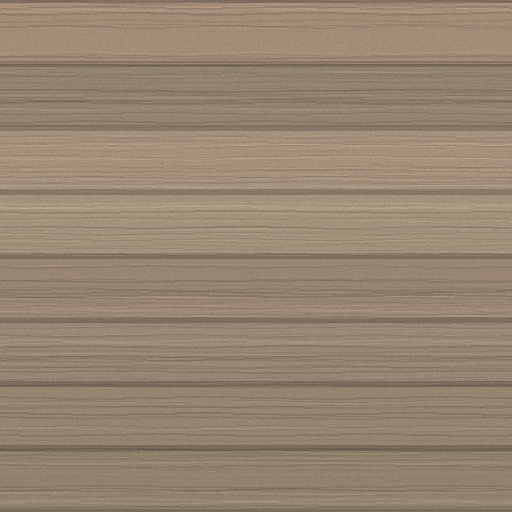
#> input picture Assets/TerrainAssets/T_DockWood.png, 512 x 512 px, found by its file name
$ python mk_dock_tone.py
#> lines starting #> are read from the running program, lines starting #| are printed output that depends on the picture
# 부두 판자 톤 변화 — T_DockWood.png → T_DockWood_V.png
#  판자 한 장 = 텍스처 띠 1개(8개). 띠마다 밝기·채도·색 온도를 다르게(바랜 회색 / 짙은 갈색 / 보통),
#  길이(u) 방향으로 저주파 얼룩 ±8%, 판자 끝(u 0 · 0.835 부근 10 cm)은 물 먹은 끝처럼 어둡게.
import numpy as np
from PIL import Image
from scipy.ndimage import gaussian_filter
src = Image.open('Assets/TerrainAssets/T_DockWood.png').convert('RGB')
#> src is the input picture: PIL image 512x512 RGB; mean R, G, B 150.4, 132.8, 113
S = src.size[0]
#> S = 512
a = np.asarray(src).astype(np.float64)[::-1] / 255.0      # 행 0 = v 0
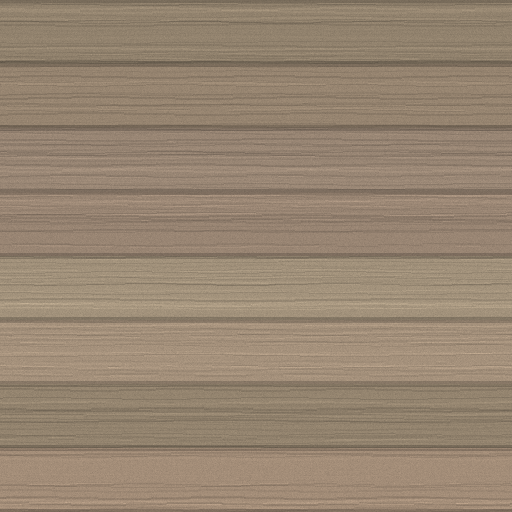
#> a: shape (512, 512, 3) float64; mean R, G, B 0.59, 0.521, 0.443
lin = a ** 2.2
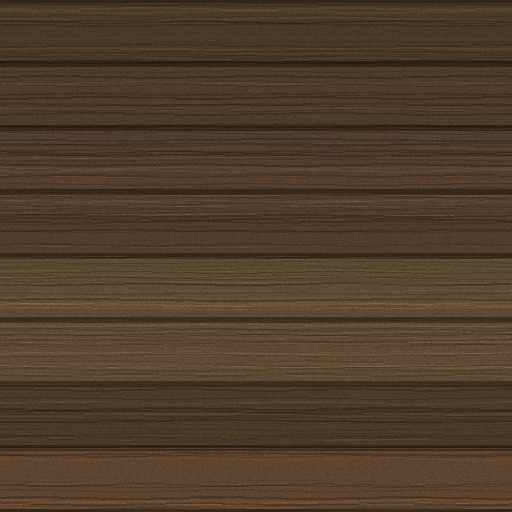
#> lin: shape (512, 512, 3) float64; mean R, G, B 0.316, 0.24, 0.169
v = (np.arange(S) + 0.5) / S
#> v = 512 values from 0.000977 to 0.999
u = (np.arange(S) + 0.5) / S
#> u = 512 values from 0.000977 to 0.999
band = np.floor(v * 8).astype(int)
#> band = 512 values from 0 to 7
#            밝기   채도   따뜻함(+R -B)
P = np.array([[1.00, 1.00, 0.00],
              [0.62, 1.15, 0.06],    # 짙은 갈색
              [1.18, 0.55, -0.03],   # 바랜 회색
              [0.85, 1.05, 0.03],
              [0.70, 0.90, 0.02],
              [1.10, 0.70, -0.02],
              [0.92, 1.10, 0.05],
              [0.78, 0.80, 0.00]])
b = P[band]
lum = lin.mean(-1, keepdims=True)
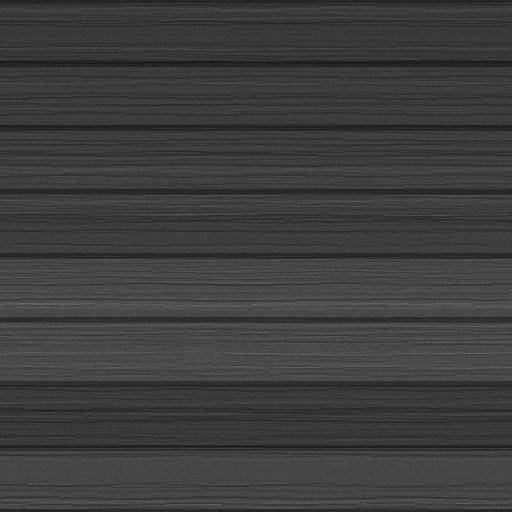
#> lum: shape (512, 512, 1) float64; min 0.0877, max 0.457, mean 0.242
out = lum + (lin - lum) * b[:, None, 1:2]                  # 채도
out *= b[:, None, 0:1]                                      # 밝기
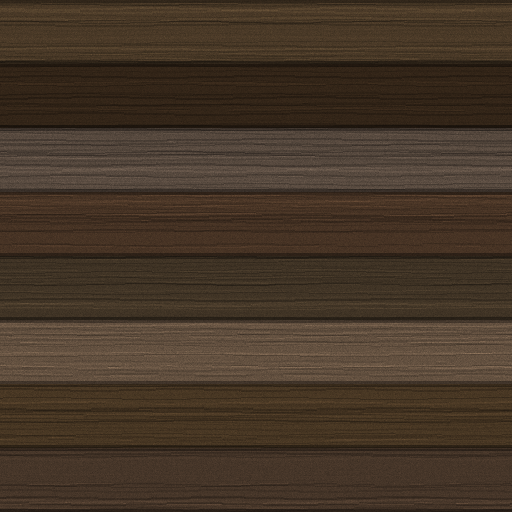
#> out: shape (512, 512, 3) float64; mean R, G, B 0.274, 0.215, 0.159
out[..., 0] *= 1 + b[:, None, 2]; out[..., 2] *= 1 - b[:, None, 2]
# 길이 방향 얼룩 — 띠마다 다른 난수, u 로 주기(타일링 되게 1 의 배수 주파수)
rng = np.random.default_rng(11)
st = np.zeros((S, S))
for k in range(8):
    ph = rng.uniform(0, 2 * np.pi, 3)
    row = (0.05 * np.sin(2 * np.pi * 2 * u + ph[0]) + 0.03 * np.sin(2 * np.pi * 5 * u + ph[1])
           + 0.02 * np.sin(2 * np.pi * 11 * u + ph[2]))
    st[band == k] = row
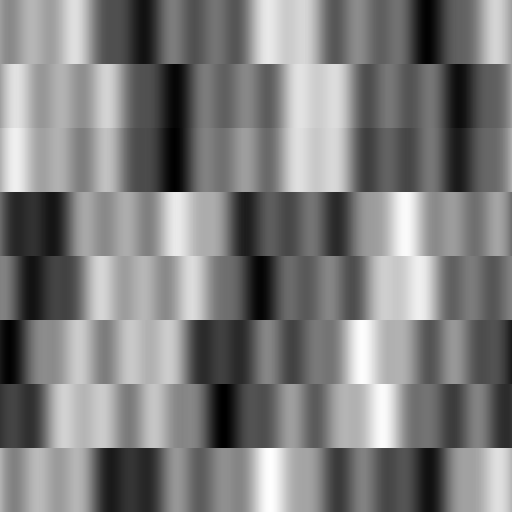
#> st: shape (512, 512) float64; min -0.0958, max 0.0973, mean 1.95e-18; drawn with min black and max white
out *= (1 + st)[..., None]
# 판자 끝(윗면 u 0 · 0.835) 10 cm = u 0.042 안쪽 물 먹은 끝
du = np.minimum(np.abs(u - 0.0), np.abs(u - 0.835)); du = np.minimum(du, np.abs(u - 1.0))
end = 1 - 0.28 * np.clip(1 - du / 0.042, 0, 1) ** 1.5
out *= end[None, :, None]
#> out: shape (512, 512, 3) float64; mean R, G, B 0.271, 0.211, 0.155
out = np.clip(out, 0, 1) ** (1 / 2.2)
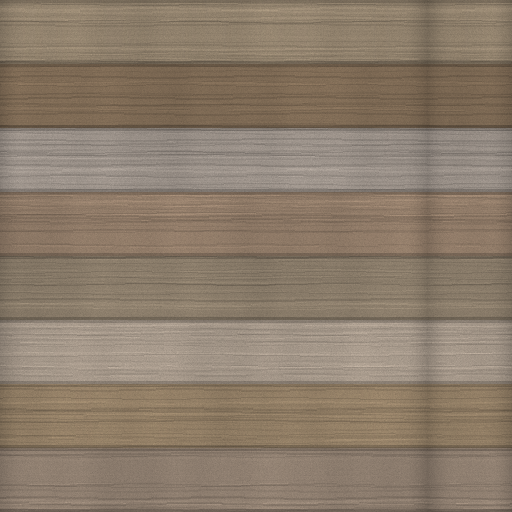
#> out: shape (512, 512, 3) float64; mean R, G, B 0.548, 0.488, 0.421
Image.fromarray((out[::-1] * 255 + 0.5).astype(np.uint8)).save('Assets/TerrainAssets/T_DockWood_V.png')
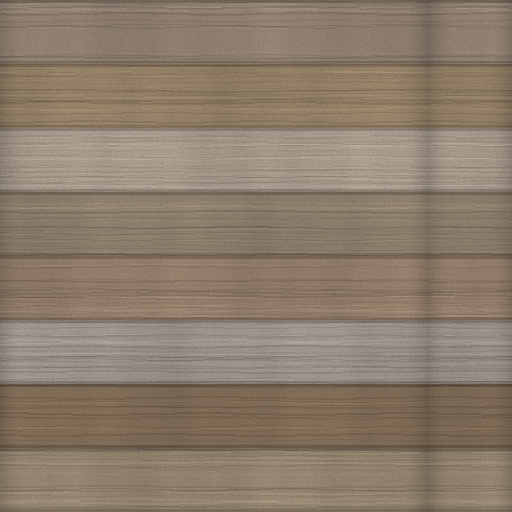
#> saved as T_DockWood_V.png: PIL image 512x512 RGB; mean R, G, B 139.8, 124.4, 107.5
print('band mean before/after', [round(float(a[band == k].mean()), 3) for k in range(8)], [round(float(out[band == k].mean()), 3) for k in range(8)])
#| band mean before/after [0.489, 0.498, 0.509, 0.51, 0.552, 0.555, 0.492, 0.538] [0.485, 0.397, 0.546, 0.469, 0.466, 0.576, 0.47, 0.478]
